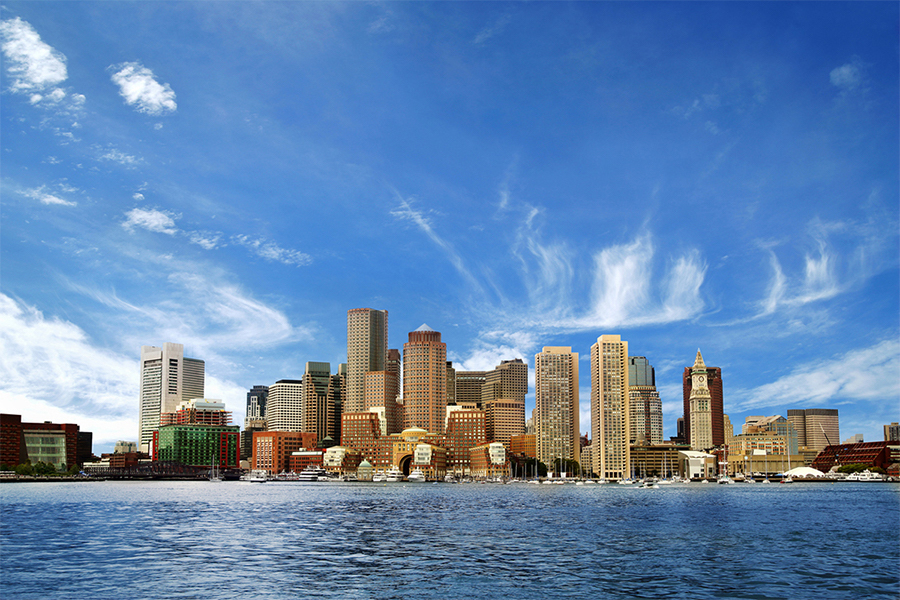
#> input picture boston-skyline.jpg, 900 x 600 px
$ python -i simple_img_processing.py   (imports and definitions only)
#> lines starting #> are read from the running program, lines starting #| are printed output that depends on the picture; after the words box and inside, x2 and y2 are one past the last pixel; in counts of white or black regions, pixels touching at a corner belong together
#!/usr/bin/python
#simple_img_processing.py
__author__ = "Elijah"
__version__ = 1.9
"""Preforms special actions with images
such as flipping them or changing certain pixels."""

from PIL import Image
import date_time_file_name as dt

# [60 lines left out: functions inversion, lighten_darken, not called in this run]


def greyscale(image_path):
    """changes the color of the image to a grey version

    :param image_path: the path of the image
    :return: the grey version of the image"""
#> called with image_path = 'boston-skyline.jpg'

    img = Image.open(image_path)
#> img is the input picture: PIL image 900x600 RGB; mean R, G, B 99.3, 133.2, 174
    new_img = img
    width  = img.size[0]
#> width = 900
    height = img.size[1]
#> height = 600
    for col in range(width):
        for row in range(height):
            pixel = img.getpixel((col, row))
            red   = pixel[0]
            green = pixel[1]
            blue  = pixel[2]
            color = int(red / 3 + green / 3 + blue / 3)
            new_img.putpixel((col, row), (color, color, color))
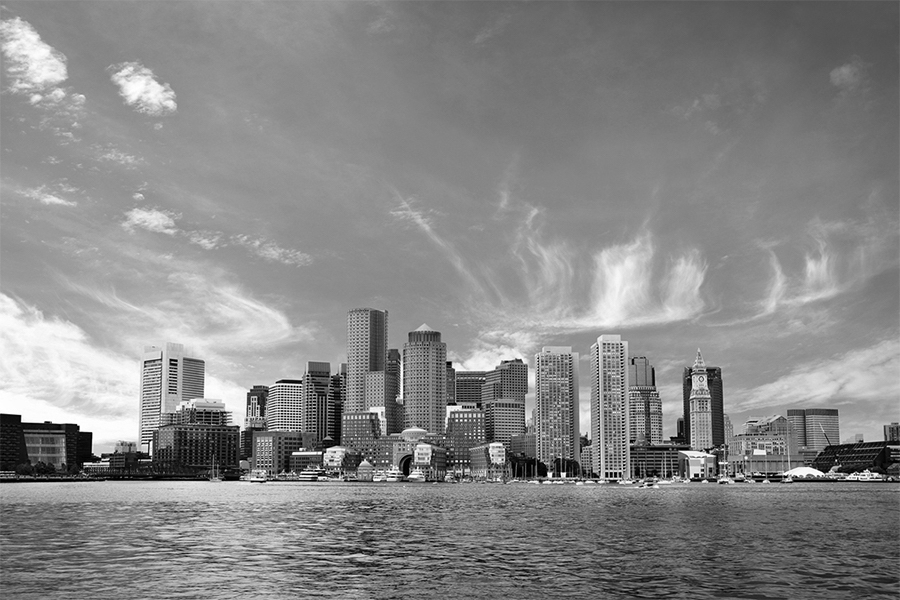
#> new_img: PIL image 900x600 RGB; min 0, max 255, mean 135.1

    return new_img


def black_and_white(image_path):
    """changes an image into a black and white version

    :param image_path: the path of the image
    :return: the image in a black/white format"""

    img    = greyscale(image_path)
    width  = img.size[0]
#> width = 900
    height = img.size[1]
#> height = 600

    colors_list = []
    min_colors  = 0
    max_colors  = 0
    count       = 0

    for col in range(width):
        for row in range(height):
            pixel = img.getpixel((col, row))
            red   = pixel[0]
            green = pixel[1]
            blue  = pixel[2]
            color = red + green + blue

            colors_list.append(color)
#> after the loop, colors_list = 540000 items
    colors_list.sort()

    for i in range(len(colors_list) // 2):
        min_colors += colors_list[i]
        count += 1
#> after the loop, count = 270000; min_colors = 83090109

    min_colors //= count
#> min_colors = 307
    count = 0
    del[colors_list[0:len(colors_list) // 2]]

    for i in colors_list:
        max_colors += i
        count += 1
#> this loop made 270000 passes
#> max_colors on passes 1 to 3: 417, 834, 1251
#> after the loop, count = 270000; max_colors = 135842520

    max_colors //= count
#> max_colors = 503
    for col in range(width):
        for row in range(height):
            pixel = img.getpixel((col, row))
            color = pixel[0] + pixel[1] + pixel[2]
            if color > min_colors:
                color = 0
            elif color < max_colors:
                color = 255

            img.putpixel((col, row), (color, color, color))
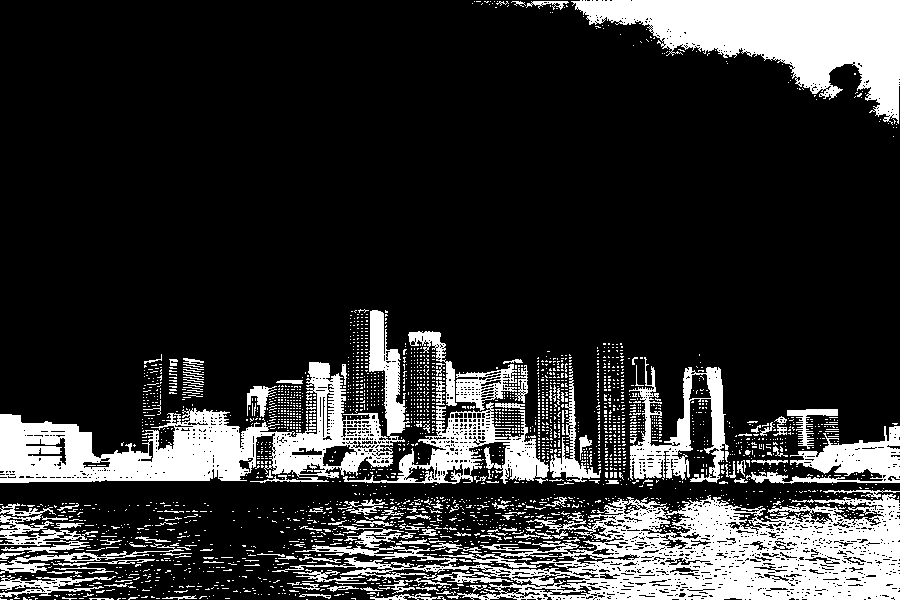
#> img: PIL image 900x600 RGB; 19.6% white; 2668 white regions (2517 under 20 px), largest, box (x1, y1, x2, y2) and area: (272, 494, 900, 600) 27950, (0, 310, 410, 483) 20143, (571, 0, 900, 125) 18618

    return img


# [122 lines left out: functions filter, reverse, save, show, not called in this run]

>>> result = black_and_white('boston-skyline.jpg')

$ run again, on boston.jpg
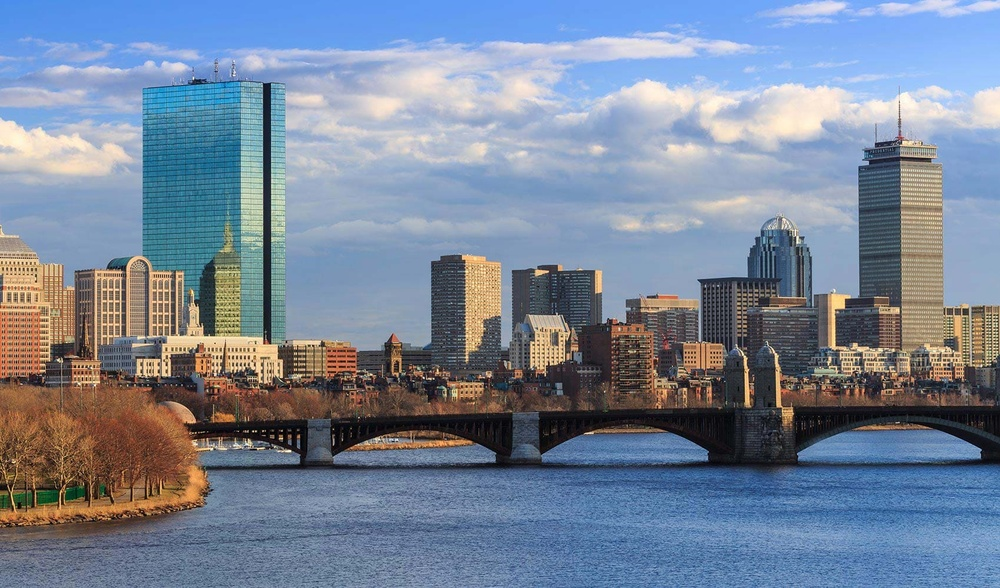
#> input picture boston.jpg, 1000 x 588 px, shrunk from 1698 x 998 before the run
#> in greyscale, img is the input picture: PIL image 1000x588 RGB; mean R, G, B 120.5, 133.7, 153.2
#> after the loop in greyscale, `for col in range(width):`:
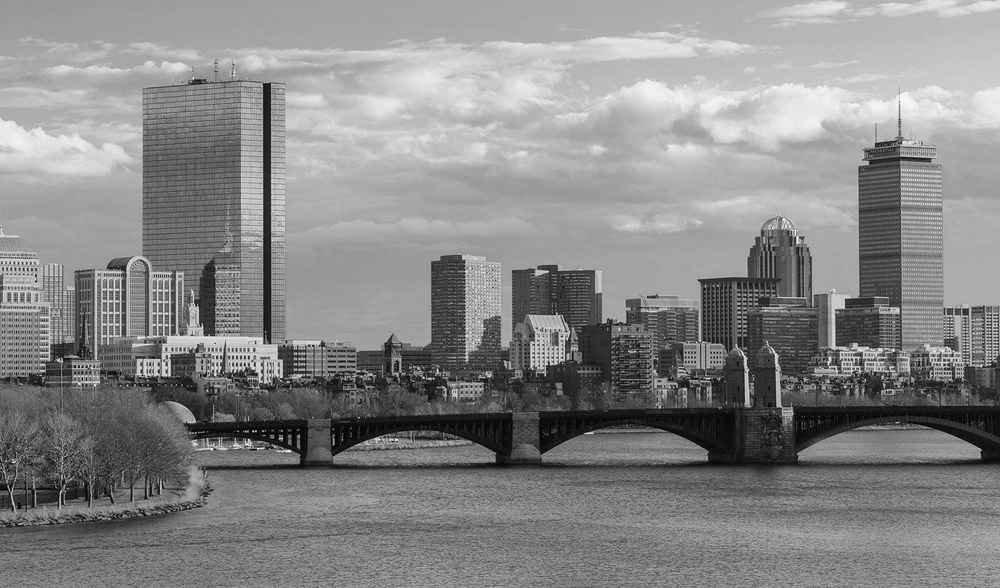
#> new_img: PIL image 1000x588 RGB; min 0, max 252, mean 135.5
#> after the loop in black_and_white, `for col in range(width):`: colors_list = 588000 items
#> the loop in black_and_white, `for i in range(len(colors_list) // 2):` made 294000 passes
#> min_colors on passes 1 to 3: 0, 0, 0
#> after the loop in black_and_white, `for i in range(len(colors_list) // 2):`: count = 294000; min_colors = 81819756
#> in black_and_white, `min_colors //= count`: min_colors = 278
#> the loop in black_and_white, `for i in colors_list:` made 294000 passes
#> max_colors on passes 1 to 3: 441, 882, 1323
#> after the loop in black_and_white, `for i in colors_list:`: count = 294000; max_colors = 157117488
#> in black_and_white, `max_colors //= count`: max_colors = 534
#> after the loop in black_and_white, `for col in range(width):`:
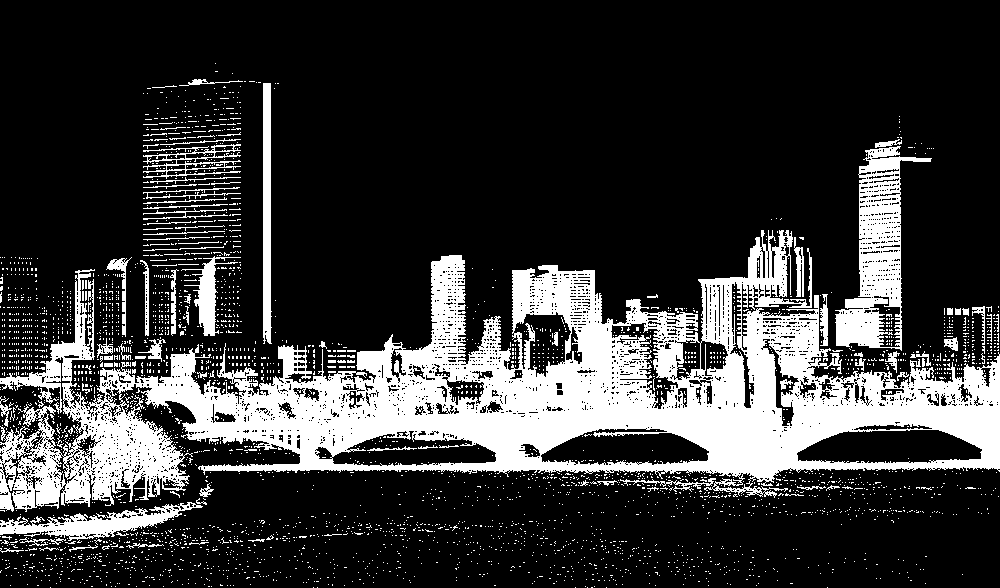
#> img: PIL image 1000x588 RGB; 22% white; 3454 white regions (3358 under 20 px), largest, box (x1, y1, x2, y2) and area: (0, 230, 1000, 512) 99726, (835, 146, 932, 351) 7691, (0, 502, 203, 541) 2804
